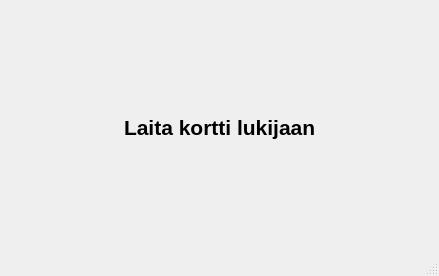
<?xml version="1.0" encoding="UTF-8"?>
<ui version="4.0">
 <class>MainWindow</class>
 <widget class="QMainWindow" name="MainWindow">
  <property name="geometry">
   <rect>
    <x>0</x>
    <y>0</y>
    <width>439</width>
    <height>276</height>
   </rect>
  </property>
  <property name="windowTitle">
   <string>MainWindow</string>
  </property>
  <widget class="QWidget" name="centralwidget">
   <layout class="QHBoxLayout" name="horizontalLayout_2">
    <item>
     <layout class="QHBoxLayout" name="horizontalLayout">
      <item>
       <spacer name="horizontalSpacer">
        <property name="orientation">
         <enum>Qt::Horizontal</enum>
        </property>
        <property name="sizeHint" stdset="0">
         <size>
          <width>40</width>
          <height>20</height>
         </size>
        </property>
       </spacer>
      </item>
      <item>
       <widget class="QLabel" name="label">
        <property name="font">
         <font>
          <pointsize>16</pointsize>
          <weight>75</weight>
          <bold>true</bold>
         </font>
        </property>
        <property name="text">
         <string>Laita kortti lukijaan</string>
        </property>
       </widget>
      </item>
      <item>
       <spacer name="horizontalSpacer_2">
        <property name="orientation">
         <enum>Qt::Horizontal</enum>
        </property>
        <property name="sizeHint" stdset="0">
         <size>
          <width>40</width>
          <height>20</height>
         </size>
        </property>
       </spacer>
      </item>
     </layout>
    </item>
   </layout>
  </widget>
  <widget class="QMenuBar" name="menubar">
   <property name="geometry">
    <rect>
     <x>0</x>
     <y>0</y>
     <width>439</width>
     <height>21</height>
    </rect>
   </property>
  </widget>
  <widget class="QStatusBar" name="statusbar"/>
 </widget>
 <resources/>
 <connections/>
</ui>
